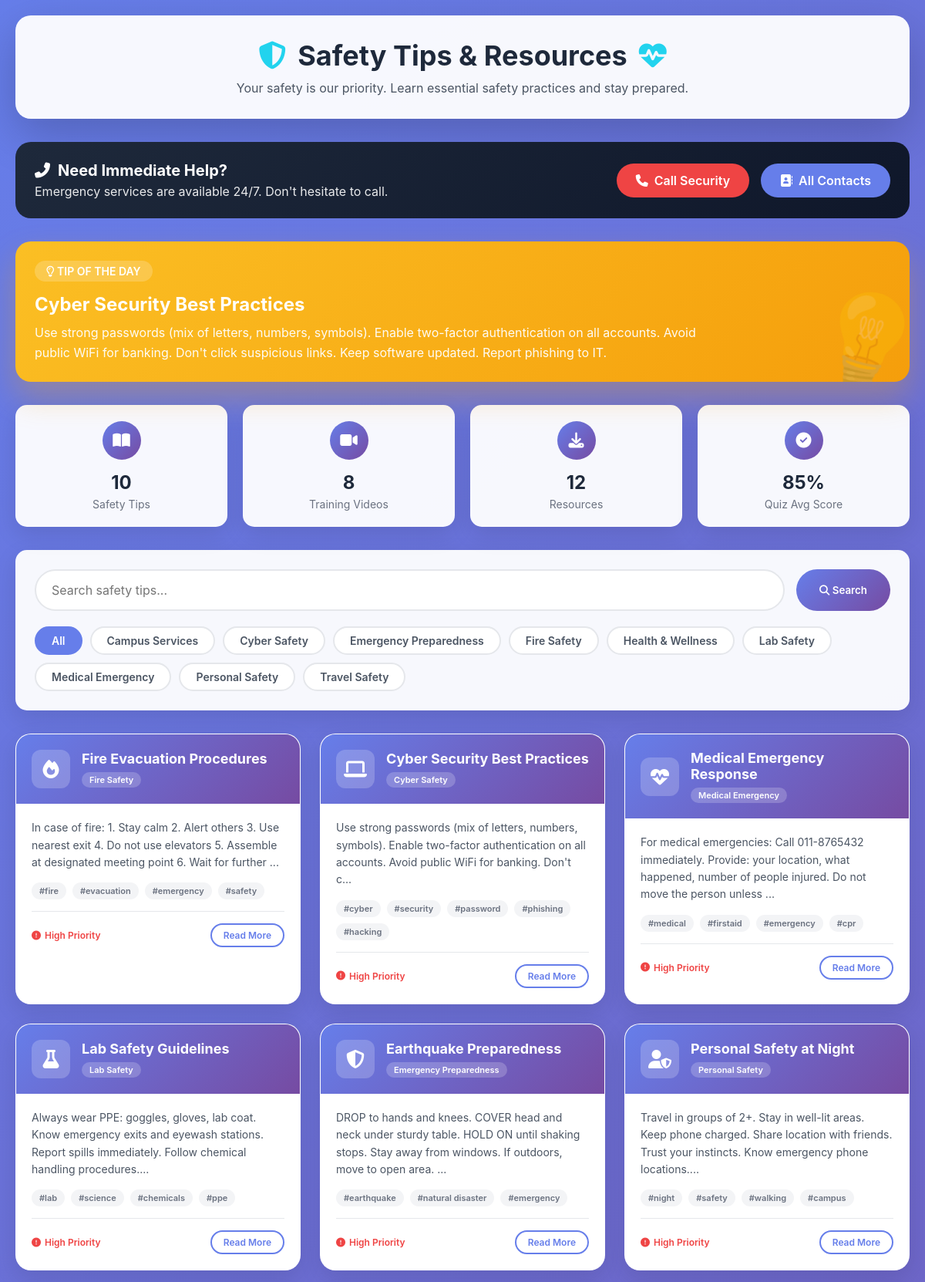
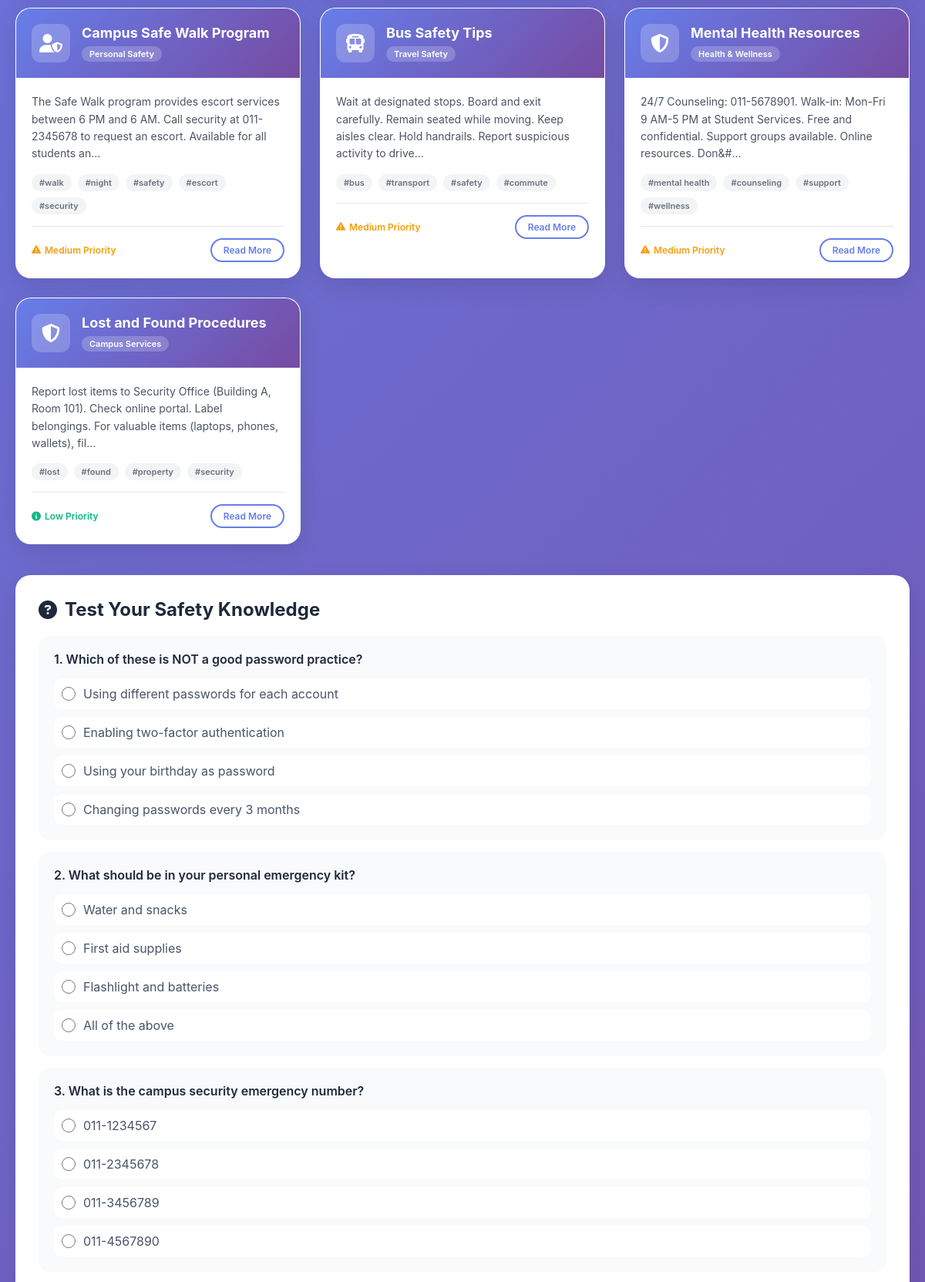
Screenshot of /synergy-hub_Full_Project/safety_tips.php (signed in, upper part) with the database file from the repository (2 pictures, top to bottom).
### tables this page shows
CREATE TABLE `safetytips` (
  `id` int(11) NOT NULL,
  `title` varchar(255) NOT NULL,
  `content` text NOT NULL,
  `category` varchar(100) NOT NULL,
  `priority` enum('low','medium','high') DEFAULT 'medium',
  `tags` varchar(255) DEFAULT NULL,
  `image_url` varchar(500) DEFAULT NULL,
  `video_url` varchar(500) DEFAULT NULL,
  `views` int(11) DEFAULT 0,
  `likes` int(11) DEFAULT 0,
  `is_active` tinyint(1) DEFAULT 1,
  `created_at` timestamp NOT NULL DEFAULT current_timestamp(),
  `updated_at` timestamp NOT NULL DEFAULT current_timestamp() ON UPDATE current_timestamp()
);

CREATE TABLE `safetyquiz` (
  `id` int(11) NOT NULL,
  `question` text NOT NULL,
  `options` longtext NOT NULL CHECK (json_valid(`options`)),
  `correct_answer` int(11) NOT NULL,
  `explanation` text DEFAULT NULL,
  `category` varchar(100) DEFAULT NULL,
  `difficulty` enum('easy','medium','hard') DEFAULT 'medium',
  `is_active` tinyint(1) DEFAULT 1,
  `created_at` timestamp NOT NULL DEFAULT current_timestamp()
);

### synergy-hub_Full_Project/safety_tips.php (the view, shortened to what this page needs)
<?php
require_once 'config.php';
$tips_table_check = mysqli_query($conn, "SHOW TABLES LIKE 'SafetyTips'");
$has_tips_table = mysqli_num_rows($tips_table_check) > 0;
$quiz_table_check = mysqli_query($conn, "SHOW TABLES LIKE 'SafetyQuiz'");
$has_quiz_table = mysqli_num_rows($quiz_table_check) > 0;
$tip_of_day = null;
if ($has_tips_table) {
    $tips_sql = "SELECT * FROM SafetyTips WHERE is_active = 1 ORDER BY RAND() LIMIT 1";
    $tips_result = mysqli_query($conn, $tips_sql);
    if ($tips_result && mysqli_num_rows($tips_result) > 0) {
        $tip_of_day = mysqli_fetch_assoc($tips_result);
    }
}
$categories_result = false;
if ($has_tips_table) {
    $categories_sql = "SELECT DISTINCT category FROM SafetyTips WHERE is_active = 1 ORDER BY category";
    $categories_result = mysqli_query($conn, $categories_sql);
}
$category_filter = isset($_GET['category']) ? mysqli_real_escape_string($conn, $_GET['category']) : '';
$search_query = isset($_GET['search']) ? mysqli_real_escape_string($conn, $_GET['search']) : '';
$all_tips_result = false;
$tips_count = 0;
if ($has_tips_table) {
    $where_clause = "WHERE is_active = 1";
    $all_tips_sql = "SELECT * FROM SafetyTips $where_clause ORDER BY
        CASE
            WHEN priority = 'high' THEN 1
            WHEN priority = 'medium' THEN 2
            WHEN priority = 'low' THEN 3
        END, created_at DESC";
    $all_tips_result = mysqli_query($conn, $all_tips_sql);
    if ($all_tips_result) {
        $tips_count = mysqli_num_rows($all_tips_result);
    }
}
$quiz_result = false;
if ($has_quiz_table) {
    $quiz_sql = "SELECT * FROM SafetyQuiz WHERE is_active = 1 ORDER BY RAND() LIMIT 5";
    $quiz_result = mysqli_query($conn, $quiz_sql);
}
?>
<!DOCTYPE html>
<html lang="en">
<head>
    <link rel="stylesheet" href="https://cdnjs.cloudflare.com/ajax/libs/font-awesome/6.5.0/css/all.min.css">
</head>
<body>
    <div class="container">
        <div class="safety-header">
            <h1>
                <i class="fa-solid fa-shield-halved"></i>
                Safety Tips & Resources
                <i class="fa-solid fa-heart-pulse"></i>
            </h1>
            <p>Your safety is our priority. Learn essential safety practices and stay prepared.</p>
        </div>
        <div class="contacts-reminder">
            <div class="reminder-text">
                <h3><i class="fa-solid fa-phone-alt"></i> Need Immediate Help?</h3>
                <p>Emergency services are available 24/7. Don't hesitate to call.</p>
            </div>
            <div class="reminder-buttons">
                <a href="tel:0112345678" class="reminder-btn emergency">
                    <i class="fa-solid fa-phone"></i> Call Security
                </a>
                <a href="emergency.php" class="reminder-btn contacts">
                    <i class="fa-solid fa-address-book"></i> All Contacts
                </a>
            </div>
        </div>
        <?php if ($tip_of_day): ?>
        <div class="tip-of-day">
            <span class="tip-of-day-label"><i class="fa-regular fa-lightbulb"></i> TIP OF THE DAY</span>
            <h2 class="tip-of-day-title"><?php echo htmlspecialchars($tip_of_day['title']); ?></h2>
            <div class="tip-of-day-content"><?php echo htmlspecialchars($tip_of_day['content']); ?></div>
        </div>
        <?php endif; ?>
        <div class="safety-stats">
            <div class="stat-card">
                <div class="stat-icon"><i class="fa-solid fa-book-open"></i></div>
                <div class="stat-value"><?php echo $tips_count; ?></div>
                <div class="stat-label">Safety Tips</div>
            </div>
            <div class="stat-card">
                <div class="stat-icon"><i class="fa-solid fa-video"></i></div>
                <div class="stat-value">8</div>
                <div class="stat-label">Training Videos</div>
            </div>
            <div class="stat-card">
                <div class="stat-icon"><i class="fa-solid fa-download"></i></div>
                <div class="stat-value">12</div>
                <div class="stat-label">Resources</div>
            </div>
            <div class="stat-card">
                <div class="stat-icon"><i class="fa-solid fa-check-circle"></i></div>
                <div class="stat-value">85%</div>
                <div class="stat-label">Quiz Avg Score</div>
            </div>
        </div>
        <div class="search-section">
            <form method="GET" action="" class="search-wrapper">
                <input type="text" name="search" class="search-input" placeholder="Search safety tips..." value="<?php echo htmlspecialchars($search_query); ?>">
                <button type="submit" class="search-btn"><i class="fa-solid fa-search"></i> Search</button>
            </form>
            <div class="filter-buttons">
                <a href="?category=all" class="filter-btn <?php echo (!$category_filter || $category_filter === 'all') ? 'active' : ''; ?>">All</a>
                <?php
                if ($categories_result && mysqli_num_rows($categories_result) > 0) {
                    while($category = mysqli_fetch_assoc($categories_result)) {
                        $active = ($category_filter === $category['category']) ? 'active' : '';
                        echo '<a href="?category=' . urlencode($category['category']) . '" class="filter-btn ' . $active . '">' . htmlspecialchars($category['category']) . '</a>';
                    }
                } ?>
            </div>
        </div>
        <?php if ($all_tips_result && mysqli_num_rows($all_tips_result) > 0): ?>
        <div class="tips-grid">
            <?php while($tip = mysqli_fetch_assoc($all_tips_result)):
                $priority_class = '';
                $priority_icon = '';
                if ($tip['priority'] === 'high') {
                    $priority_class = 'priority-high';
                    $priority_icon = 'fa-circle-exclamation';
                } elseif ($tip['priority'] === 'medium') {
                    $priority_class = 'priority-medium';
                    $priority_icon = 'fa-triangle-exclamation';
                } else {
                    $priority_class = 'priority-low';
                    $priority_icon = 'fa-circle-info';
                }
                $category_icon = 'fa-shield-halved';
                if (strpos($tip['category'], 'Fire') !== false) $category_icon = 'fa-fire';
                else if (strpos($tip['category'], 'Cyber') !== false) $category_icon = 'fa-laptop';
                else if (strpos($tip['category'], 'Medical') !== false) $category_icon = 'fa-heart-pulse';
                else if (strpos($tip['category'], 'Travel') !== false) $category_icon = 'fa-bus';
                else if (strpos($tip['category'], 'Personal') !== false) $category_icon = 'fa-user-shield';
                else if (strpos($tip['category'], 'Lab') !== false) $category_icon = 'fa-flask';
            ?>
            <div class="tip-card">
                <div class="tip-header">
                    <div class="tip-icon"><i class="fa-solid <?php echo $category_icon; ?>"></i></div>
                    <div class="tip-title">
                        <h3><?php echo htmlspecialchars($tip['title']); ?></h3>
                        <span class="tip-category"><?php echo htmlspecialchars($tip['category']); ?></span>
                    </div>
                </div>
                <div class="tip-body">
                    <div class="tip-content">
                        <?php
                        $content = htmlspecialchars($tip['content']);
                        echo strlen($content) > 150 ? substr($content, 0, 150) . '...' : $content;
                        ?>
                    </div>
                    <?php if (!empty($tip['tags'])): ?>
                    <div class="tip-tags">
                        <?php
                        $tags = explode(',', $tip['tags']);
                        foreach($tags as $tag):
                        ?>
                        <span class="tip-tag">#<?php echo trim(htmlspecialchars($tag)); ?></span>
                        <?php endforeach; ?>
                    </div>
                    <?php endif; ?>
                    <div class="tip-footer">
                        <div class="tip-priority <?php echo $priority_class; ?>">
                            <i class="fa-solid <?php echo $priority_icon; ?>"></i>
                            <?php echo ucfirst($tip['priority']); ?> Priority
                        </div>
                        <button class="read-more-btn" onclick="showFullTip(<?php echo $tip['id']; ?>)">Read More</button>
                    </div>
                </div>
            </div>
            <?php endwhile; ?>
        </div>
        <?php endif; ?>
        <div class="quiz-section">
            <h2 class="quiz-title"><i class="fa-solid fa-question-circle"></i> Test Your Safety Knowledge</h2>
            <?php if ($quiz_result && mysqli_num_rows($quiz_result) > 0): ?>
            <form id="safetyQuiz">
                <?php
                $question_num = 1;
                while($question = mysqli_fetch_assoc($quiz_result)):
                ?>
                <div class="quiz-question" id="q_<?php echo $question['id']; ?>">
                    <div class="quiz-question-text"><?php echo $question_num . '. ' . htmlspecialchars($question['question']); ?></div>
                    <div class="quiz-options">
                        <?php
                        $options = json_decode($question['options'], true);
                        foreach($options as $index => $option):
                        ?>
                        <div class="quiz-option">
                            <input type="radio" name="q_<?php echo $question['id']; ?>" value="<?php echo $index; ?>" id="q<?php echo $question['id']; ?>_<?php echo $index; ?>">
                            <label for="q<?php echo $question['id']; ?>_<?php echo $index; ?>"><?php echo htmlspecialchars($option); ?></label>
                        </div>
                        <?php endforeach; ?>
                    </div>
                </div>
                <?php
                $question_num++;
                endwhile;
                ?>
            </form>
            <?php endif; ?>
        </div>
    </div>
</body>
</html>

### rows the page displays
safetytips: title "Cyber Security Best Practices", content "Use strong passwords (mix of letters, numbers, symbols). Enable two-factor authentication on all accounts. Avoid public WiFi for banking. Don't click suspicious links. Keep software updated. Report phishing to IT.", category "Cyber Safety", content "Use strong passwords (mix of letters, numbers, symbols). Enable two-factor authentication on all accounts. Avoid public WiFi for banking. Don't c", tags "cyber", tags "security", tags "password", tags "phishing", tags "hacking", priority "High"
safetytips: title "Fire Evacuation Procedures", category "Fire Safety", content "In case of fire: 1. Stay calm 2. Alert others 3. Use nearest exit 4. Do not use elevators 5. Assemble at designated meeting point 6. Wait for further", tags "fire", tags "evacuation", tags "emergency", tags "safety", priority "High"
safetytips: title "Medical Emergency Response", category "Medical Emergency", content "For medical emergencies: Call 011-8765432 immediately. Provide: your location, what happened, number of people injured. Do not move the person unless", tags "medical", tags "firstaid", tags "emergency", tags "cpr", priority "High"
safetytips: title "Lab Safety Guidelines", category "Lab Safety", content "Always wear PPE: goggles, gloves, lab coat. Know emergency exits and eyewash stations. Report spills immediately. Follow chemical handling procedures.", tags "lab", tags "science", tags "chemicals", tags "ppe", priority "High"
safetytips: title "Earthquake Preparedness", category "Emergency Preparedness", content "DROP to hands and knees. COVER head and neck under sturdy table. HOLD ON until shaking stops. Stay away from windows. If outdoors, move to open area.", tags "earthquake", tags "natural disaster", tags "emergency", priority "High"
safetytips: title "Personal Safety at Night", category "Personal Safety", content "Travel in groups of 2+. Stay in well-lit areas. Keep phone charged. Share location with friends. Trust your instincts. Know emergency phone locations.", tags "night", tags "safety", tags "walking", tags "campus", priority "High"
safetytips: title "Campus Safe Walk Program", category "Personal Safety", content "The Safe Walk program provides escort services between 6 PM and 6 AM. Call security at 011-2345678 to request an escort. Available for all students an", tags "walk", tags "night", tags "safety", tags "escort", tags "security", priority "Medium"
safetytips: title "Bus Safety Tips", category "Travel Safety", content "Wait at designated stops. Board and exit carefully. Remain seated while moving. Keep aisles clear. Hold handrails. Report suspicious activity to drive", tags "bus", tags "transport", tags "safety", tags "commute", priority "Medium"
safetytips: title "Mental Health Resources", category "Health & Wellness", content "24/7 Counseling: 011-5678901. Walk-in: Mon-Fri 9 AM-5 PM at Student Services. Free and confidential. Support groups available. Online resources. Don&#", tags "mental health", tags "counseling", tags "support", tags "wellness", priority "Medium"
safetytips: title "Lost and Found Procedures", category "Campus Services", content "Report lost items to Security Office (Building A, Room 101). Check online portal. Label belongings. For valuable items (laptops, phones, wallets), fil", tags "lost", tags "found", tags "property", tags "security", priority "Low"
safetyquiz: question "Which of these is NOT a good password practice?", options "Using different passwords for each account", options "Enabling two-factor authentication", options "Using your birthday as password", options "Changing passwords every 3 months"
safetyquiz: question "What should be in your personal emergency kit?", options "Water and snacks", options "First aid supplies", options "Flashlight and batteries", options "All of the above"
safetyquiz: question "What is the campus security emergency number?", options "011-1234567", options "011-2345678", options "011-3456789", options "011-4567890"

### other values shown
$tips_count "10"
$category['category'] "Campus Services"
$category['category'] "Cyber Safety"
$category['category'] "Emergency Preparedness"
$category['category'] "Fire Safety"
$category['category'] "Health & Wellness"
$category['category'] "Lab Safety"
$category['category'] "Medical Emergency"
$category['category'] "Personal Safety"
$category['category'] "Travel Safety"
